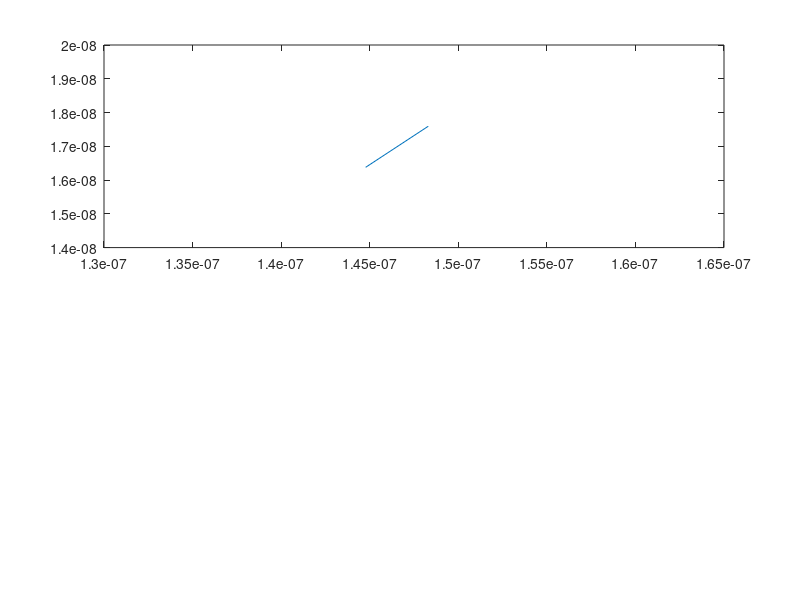

The MATLAB script that drew this image: (Note: this script raises an error after producing the figure.)
%% Assigment 1 - Monte-Carlo Modeling of Electron Transport 
% Jinseng Vanderkloot 101031534
%% Simulation 1- Basic Electron Modelling 
% Jinseng Vanderkloot 101031534
%% 
% The purpose of Simulation 1 is to place electrons randomly inside the 
% designated area. They will all have the same relative velocity but 
% travel in random directions. When they make contact with the top or 
% bottom boundary, they will "bounce" off them and travel in the opposite 
% direction. When they encounter side walls, the electron will "teleport" 
% from one side to the other to maintain the electron density in the 
% designated area. 
%% S1 Initialization of individual electron values
clc
clear all 
close all

m0 = 9.10938215e-31;            % electron mass
mn = 0.26*m0;                   % Effective mass
Temp = 300;                     % Inital Temp (K)
kb = 1.3806504e-23;             % Boltzmann constant
tmn = 0.2e-12;                  % Mean time between collision 

%% S1 vth and MFP

%Thermal Velocity (Question 1.A) 
vt=sqrt((2*kb*Temp)/mn);        % Sim in 2D so (2*kb*Temp), 3D is (3*kb*Temp)
fprintf("Thermal Velocity = %d m/s \n", vt);

% Mean free path (Velocity * minimum time between collision) (Question 1.B)
meanFreePath = vt * tmn;
fprintf("Mean free path = %d \n", meanFreePath);

%% S1 Electrons position and velocity arrays

% Plotting Area 
wArea = 200e-9;
lArea = 100e-9;

numElec = 1000;                 %Number of simulated Electrons 
numEPlot = 10;                  %Number of plotted Electrons 
dt = (lArea*wArea);             %Typically 1/100 of region size
stepsTot = 200;                 %Total amount of steps (1000 was a long simulation) 
tTot= stepsTot*dt;              %Total Simulation time 
x = zeros(1,numElec);           %Inital X matrix          
y = zeros(1,numElec);           %Inital y matrix  
vx = zeros(1,numElec);          %Inital velocity x matrix  
vy = zeros(1,numElec);          %Inital velocity y matrix
vtot = zeros(1,numElec);        %Inital velocity matrix
colors = rand(numElec,3);       %Color assignment for each electron                   


%% S1 Electron Random Assignments
for cnt = 1:numElec
    x(cnt)=rand()*wArea;
    y(cnt)=rand()*lArea;
    angle = (2*pi*rand());
    vx(cnt)=vt*cos(angle);   % velocity * random direction   
    vy(cnt)=vt*sin(angle);   % velocity * random direction
%     vtot(cnt)= sqrt (vx(cnt)^2)+(vy(cnt)^2);
end
%% S1 Main Loop 

t=0;
intCNT = 2;
eTemp(1) = Temp;
while t < tTot
    t = t + dt; 
    
    %Store old position 
    oldx = x;
    oldy = y;
    
    %Update to new position 
    x(1:numElec) = x(1:numElec) + (vx(1:numElec).*dt);
    y(1:numElec) = y(1:numElec) + (vy(1:numElec).*dt);
    
    vtot(1:numElec)= sqrt((vx(1:numElec).^2)+(vy(1:numElec).^2));
    
    %Apply boundary conditions 
    for check = 1:numElec
        %If bottom contact, bounce off in opposite direction
        if (y(check)<=0)
            y(check) = 0;
            vy(check) = -vy(check);
        end
        %If top contact, bounce off in opposite directio
        if (y(check)>=lArea)
            y(check) = lArea;
            vy(check) = -vy(check);
        end
        %if left side of box, come out right side 
        if(x(check)<=0)
           x(check) = x(check) + wArea;
        end
        %if right side of box, come out left side
        if(x(check)>=wArea)
          x(check) = x(check) - wArea;
        end
    end 

    %Plot Boundary and map some electrons
    for Eplot = 1:numEPlot
        subplot (2,1,1)
        %if the electron went out of sides and back on other side, do not
        %draw line
        if abs(oldx(Eplot)-x(Eplot))<(wArea/2)
            p = plot([oldx(Eplot),x(Eplot)],[oldy(Eplot),y(Eplot)]);
        end
        p.Color=colors(Eplot,:);
        axis([0,wArea,0,lArea]);
        title('Electron Model'), xlabel('Position (m)', 'FontSize', 10), ylabel('Position (m)', 'FontSize', 10);
        
        hold on;
    end 
    pause(0.01);
    
    %Plot Averge Temprature in the system
    subplot (2,1,2)
    Time(:,intCNT) = t;
    allT = ((vtot(:).^2).*mn)./(2*kb);
    eTemp(:,intCNT) = mean(allT);
     
    plot(Time,eTemp,"r");
    title('Averge Temp'),xlabel('Time (s)', 'FontSize', 10), ylabel('Temp (K)', 'FontSize', 10),ylim([299,301]);
    hold on;
    intCNT = intCNT +1; 

end 
%% Simulation 2 - Collisions with Mean Free Path (MFP)
% Jinseng Vanderkloot 101031534
%% 
% The purpose of this simulation is to allow the electrons to scatter as 
% if making contact with another electron. This is done by randomizing
% the velocity in x and y when a randomly generated value is less then 
% the probability of scattering. The temperature of the systems is 
% monitored over time as the velocities of the particles will undergo 
% net change. This change is over a normal distribution so the net 
% temperature should equal the set temperature The Mean free path and mean 
% time between collisions is also tracked (about the same metric but one 
% is distance and the other is time). A histogram is produced to show the 
% distribution of the velocities.
%% S2 Initialization of electron values

clc
clear all
close all 

%Initial
m0 = 9.10938215e-31;            % electron mass
mn = 0.26*m0;                   % Effective mass
Temp = 300;                     % Inital Temp (K)
kb = 1.3806504e-23;             % Boltzmann constant
tmn = 0.2e-12;                  % Mean time between collision 

% Region Area 
wArea = 200e-9;
lArea = 100e-9;

%Thermal Velocity (Question 1.A) 
vt=sqrt((2*kb*Temp)/mn);        % Sim in 2D so (2*kb*Temp), 3D is (3*kb*Temp)

%Electrons position and velocity arrays 
numElec = 1000;                 %Number of simulated Electrons 
numEPlot = 20;                  %Number of plotted Electrons 
dt = (lArea*wArea);             %Typically 1/100 of region size
stepsTot = 200;                 %Total amount of steps (1000 was a long simulation) 
tTot= stepsTot*dt;              %Total Simulation time 
x = zeros(1,numElec);           %Inital X matrix          
y = zeros(1,numElec);           %Inital y matrix  
vx = zeros(1,numElec);          %Inital velocity x matrix  
vy = zeros(1,numElec);          %Inital velocity y matrix
vtot = zeros(1,numElec);        %Inital velocity matrix
avgTemp=0;                      %Set average Temp to 0 

%Probability of Scatter 
scatOn = 1;                     %Turn Scatter on (1) or off(0)
Pscatter = 1-exp(-dt/tmn);      %Scatter Equation with tmn 
tScatter = zeros(1,numElec);    %track scatter for each particle 

%Electron Graph initial
for cnt = 1:numElec
    x(cnt)=rand()*wArea;
    y(cnt)=rand()*lArea;
    vx(cnt)=(vt/sqrt(2))*randn();  % velocity * Gaussian dist   
    vy(cnt)=(vt/sqrt(2))*randn();  % velocity * Gaussian dist 
    %Varience = sqrt(kT/m) - Do we use this? 
    vtot(cnt)= sqrt (vx(cnt)^2)+(vy(cnt)^2);
    colors= rand(numElec,3);     %Random Color for each electron 
end
%% S2 Main Loop 
t=0;
intCNT = 1; %Counter with time
while t < tTot
    t = t + dt; 
    
    %Store old position 
    oldx = x;
    oldy = y;
    
    %Update to new position 
    x(1:numElec) = x(1:numElec) + (vx(1:numElec).*dt);
    y(1:numElec) = y(1:numElec) + (vy(1:numElec).*dt);

    vtot(1:numElec)= sqrt ((vx(1:numElec).^2)+(vy(1:numElec).^2));
    
 
    for check = 1:numElec
        %Scatter 
        if scatOn==1
            if Pscatter > rand()
                vx(check)=(vt/sqrt(2))*randn();
                vy(check)=(vt/sqrt(2))*randn();
                tScatter(check)= 0; %If collision, time goes to 0
            else
                tScatter(check)= tScatter(check) + dt; %track time increaing while no collision
            end
        end

        %Apply boundary conditions 
        %If bottom contact, bounce off in opposite direction
        if (y(check)<=0)
            y(check) = 0;
            vy(check) = -vy(check);
        end
        %If top contact, bounce off in opposite directio
        if (y(check)>=lArea)
            y(check) = lArea;
            vy(check) = -vy(check);
        end
        %if left side of box, come out right side 
        if(x(check)<=0)
           x(check) = x(check) + wArea;
        end
        %if right side of box, come out left side
        if(x(check)>=wArea)
          x(check) = x(check) - wArea;
        end
    end 

    %Plot Boundary and map some electrons
    for Eplot = 1:numEPlot
        figure(1)
        subplot (3,1,1)
        %if the electron went out of sides and back on other side, do not
        %draw line
        if abs(oldx(Eplot)-x(Eplot))<(wArea/2)
            p = plot([oldx(Eplot),x(Eplot)],[oldy(Eplot),y(Eplot)]);
        end
        p.Color=colors(Eplot,:);
        axis([0,wArea,0,lArea]);
        title('Electron Model'), xlabel('Position (m)', 'FontSize', 10), ylabel('Position (m)', 'FontSize', 10);
        
        hold on;
    end 
    pause(0.01);
    
    %Calc Average Temp for all t and Plot 
    subplot (3,1,2)
    Time(:,intCNT) = t;
    allT = ((vtot(:).^2).*mn)./(2*kb);
    avgTemp(:,intCNT) = mean(allT);
     
    plot(Time,avgTemp,"r");
    title('Averge Temp'),xlabel('Time (s)', 'FontSize', 10), ylabel('Temp (K)', 'FontSize', 10), ylim([250,350]); 
    hold on;
    intCNT = intCNT +1; 
    
    %Histogram of velocities over time 
    if intCNT > (stepsTot-5)
        subplot(3,3,7)
        histogram([vtot(:)],30)
        title('Velocity Histgram'),xlabel('Velocity (m/s)', 'FontSize', 10), ylabel('Number of Particles', 'FontSize', 10);
    end

    %Mean time between collision  
    Time(:,intCNT) = t;
    allScat(:,intCNT) = mean(tScatter(tScatter>0));
    subplot(3,3,8)
    plot(Time,allScat,'r');
    title('Mean Time between Collision'),xlabel('Time (s)', 'FontSize', 10), ylabel('Time(s)', 'FontSize', 10);
    hold on;
   
    %Mean Free Path over time 
    Time(:,intCNT) = t;
    mfp(:,intCNT) = mean(tScatter(tScatter>0))*mean(vtot(tScatter>0));
    subplot(3,3,9)
    plot(Time,mfp,'r');
    title('Mean Free Path '),xlabel('Time (s)', 'FontSize', 10), ylabel('Distance(m)', 'FontSize', 10);
    hold on;
    
end 

%% 
% From the results, the average temprature remains the same over time 
% because the xy velocities of a single electron is randomized over a 
% normal distribution therefore the average velocity and temprature over 
% all electron will be around the same values set (300K and 1.87e-5 m/s)
%% 
% The average mean free path over time increases to the appriximate value 
% calculated in Simulation 1 of 3.74e-8.The mean time between collision 
% is about the same value as set for the probability of scattering as 
% tmn = 0.2e-12. 
%% Simulation 3 - Enhancements  
% Jinseng Vanderkloot 101031534
%% 
% Simulation 3 adds solid blocks into the area and the electons will 
% "bounce" off the walls when making contact. The electrons will continue 
% to scatter. There should be some type of re-thermalization for the 
% electrons which make contact with the boxes so a value is added to 
% reduce the velocity therefore reducing temprature when contact is make 
% (vloss). An electron density map and temprature map is displayed. (Some 
% inital values may be changed to reduce simulation time. To improve in 
% the future, use linear indexing). Some bleeding or error does exsist 
% looking at the density map. 
%% S3 Initialization of electron values

clc
clear all
close all 

%Initial
m0 = 9.10938215e-31;            % electron mass
mn = 0.26*m0;                   % Effective mass
Temp = 300;                     % Inital Temp (K)
kb = 1.3806504e-23;             % Boltzmann constant
tmn = 0.2e-12;                  % Mean time between collision 

% Region Area 
wArea = 200e-9;
lArea = 100e-9;

%Thermal Velocity (Question 1.A) 
vt=sqrt((2*kb*Temp)/mn);        % Sim in 2D so (2*kb*Temp), 3D is (3*kb*Temp)

%Electron motion 
numElec = 1000;                  %Number of simulated Electrons 
numEPlot = 40;                  %Number of plotted Electrons 
dt = (lArea*wArea);           %Typically 1/100 of region size
stepsTot = 100;                 %Total amount of steps (1000 was a long simulation) 
tTot= stepsTot*dt;              %Total Simulation time 
x = zeros(1,numElec);           %Inital X matrix          
y = zeros(1,numElec);           %Inital y matrix  
vx = zeros(1,numElec);          %Inital velocity x matrix  
vy = zeros(1,numElec);          %Inital velocity y matrix
vtot = zeros(1,numElec);        %Inital velocity matrix

%Probability of Scatter 
scatOn = 1;                     %Turn Scatter on (1) or off(0)
Pscatter = 1-exp(-dt/tmn);      %Scatter Equation 
tScatter = zeros(1,numElec);

%Bottle Neck Boundary reduced to prevent bleeding 
% X limit (no particle between X1 and X2 - Cosider Y limits) 
boxX1=80e-9;
boxX2=120e-9;
% Y Limit (no particles between 0 and Y1 and Y2 to Y limit) 
boxY1 = 40e-9;
boxY2 = 60e-9;


%Electron Graph 
for cnt = 1:numElec
    x(cnt)=rand()*wArea;
    y(cnt)=rand()*lArea;
    %If the electrons are place in the box, re-roll position
    while (x(cnt)>=boxX1 && x(cnt)<=boxX2 && (y(cnt)<=boxY1 || y(cnt>=boxY2))) %Relocate them if in boundary
        x(cnt)=rand()*wArea;
        y(cnt)=rand()*lArea;
    end
    vx(cnt)=(vt/sqrt(2))*randn();  % velocity * Gaussian dist   
    vy(cnt)=(vt/sqrt(2))*randn();  % velocity * Gaussian dist 
    %Varience = sqrt(kT/m) - Do we use this? 
    vtot(cnt)= sqrt (vx(cnt)^2)+(vy(cnt)^2);
    colors= rand(numElec,3);
end

%Boundary Energy/Velocity loss coefficient (reduction in velocity =
%reduction in temprature) 
vloss = 0.95; 
%% S3 Main Loop 
t=0;
while t < tTot
    t = t + dt; 
    
    %Store old position 
    oldx = x;
    oldy = y;
    
    %Update to new position 
    x(1:numElec) = x(1:numElec) + (vx(1:numElec).*dt);
    y(1:numElec) = y(1:numElec) + (vy(1:numElec).*dt);
    
    vtot(1:numElec)= sqrt ((vx(1:numElec).^2)+(vy(1:numElec).^2));

    for check = 1:numElec
        %Scatter 
        if scatOn==1
            if Pscatter > rand()
                vx(check)=(vt/sqrt(2))*randn();
                vy(check)=(vt/sqrt(2))*randn();
                tScatter(check)= 0; %If collision, time goes to 0
            else
                tScatter(check)= tScatter(check) + dt; %track time increaing while no collision
            end
        end

        %Apply Boundary Conditions 
        %If bottom contact, bounce off in opposite direction
        if (y(check)<=0)
            y(check) = 0;
            vy(check) = -vy(check);
        end
        %If top contact, bounce off in opposite directio
        if (y(check)>=lArea)
            y(check) = lArea;
            vy(check) = -vy(check);
        end
        %if left side of box, come out right side 
        if(x(check)<=0)
           x(check) = 0;
           vx(check) = -vx(check);
        end
        %if right side of box, come out left side
        if(x(check)>=wArea)
           x(check) = wArea;
           vx(check) = -vx(check);
        end

        %Apply bottle neck conditions 
        %If contact on left walls of boundary (not in Gap)
        if (oldx(check)<boxX1 && x(check)>=boxX1 && (y(check)<= boxY1 || y(check)>= boxY2))
            x(check)=boxX1;
            vx(check) = -(vx(check)*vloss); 
        end
        %If contact on right walls of boundary (not in Gap)
        if (oldx(check)>boxX2 && x(check)<=boxX2 && (y(check)<= boxY1 || y(check)>= boxY2))
            x(check)=boxX2;
            vx(check) = -(vx(check)*vloss); 
        end
        %If contact with bottom boundary in gap
        if (x(check)>boxX1 && x(check)< boxX2 && oldy(check)>boxY1 && y(check)<= boxY1)
            y(check)= boxY1;
            vy(check) = -(vy(check)*vloss); 
        end
        %If contact with top boundary in gap 
        if (x(check)>boxX1 && x(check)< boxX2 && oldy(check)<boxY2 && y(check)>=boxY2)
            y(check)=boxY2;
            vy(check) = -(vy(check)*vloss); 
        end
    end 

    %Plot Boundary and map some electrons
    for Eplot = 1:numEPlot
        figure(1)
        subplot (2,1,1)
        %if the electron went out of sides and back on other side, do not
        %draw line
        if abs(oldx(Eplot)-x(Eplot))<(wArea/2)
            p = plot([oldx(Eplot),x(Eplot)],[oldy(Eplot),y(Eplot)]);
        end
        rectangle('Position',[boxX1 0 (boxX2-boxX1) boxY1],'FaceColor',[0 0 0])
        rectangle('Position',[boxX1 boxY2 (boxX2-boxX1) (lArea-boxY2)],'FaceColor',[0 0 0])
        p.Color=colors(Eplot,:);
        axis([0,wArea,0,lArea]);
        title('Electron Model'), xlabel('Position (m)', 'FontSize', 10), ylabel('Position (m)', 'FontSize', 10);
        
        hold on;
    end 
    %Electron Density Map 
    eMapX=linspace(0, wArea, 100);
    eMapY=linspace(0, lArea, 50);
    EDM=histcounts2(y,x,eMapY,eMapX);
    subplot(2,2,3)
    imagesc(eMapY,eMapX,EDM),colorbar,title('Electron Density Map');
    
    %Electron Temprature Map 
    allT = ((vtot(:).^2).*mn)./(2*kb);
    xv = linspace(min(x), max(x),100);
    yv = linspace(min(y), max(y),50);
    [X,Y] = meshgrid(xv,yv);
    ETM=griddata(x,y,allT,X,Y);
    subplot(2,2,4);
    imagesc(xv,yv,ETM),colorbar,title("Temprature Map")
    axis([0, wArea, 0 lArea]);
    
end 
%% Simulation 4 - Enhancements - Injection
% JinsengVanderkloot - 101031534
%% 
% Simulation 4 has the electrons injected from one point and another box 
% is added compared to simulation 3. The injection is done from the left 
% side of the area. The velocity from injection point is influenced to 
% travel in the right direction towards the gap (as if forceing them into 
% the material). Once they are injected, they continue to scatter.
% (Some value are changed or reduced to decrease simulation times)
%% S4 Initialization of individual electron values
clc
clear all 
close all

m0 = 9.10938215e-31;            % electron mass
mn = 0.26*m0;                   % Effective mass
Temp = 300;                     % Inital Temp (K)
kb = 1.3806504e-23;             % Boltzmann constant
tmn = 0.2e-12;                  % Mean time between collision 

% Region Area 
wArea = 200e-9;
lArea = 100e-9;

%Thermal Velocity (Question 1.A) 
vt=sqrt((2*kb*Temp)/mn);        % Sim in 2D so (2*kb*Temp), 3D is (3*kb*Temp)
%% S4 Electrons position and velocity arrays
numElec = 55;                   %Number of simulated Electrons 
numEPlot = 55;                  %Number of plotted Electrons 
dt = (lArea*wArea);             %Typically 1/100 of region size
stepsTot = 130;                 %Total amount of steps (1000 was a long simulation) 
tTot= stepsTot*dt;              %Total Simulation time 
x = zeros(1,numElec);           %Inital X matrix          
y = zeros(1,numElec);           %Inital y matrix  
vx = zeros(1,numElec);          %Inital velocity x matrix  
vy = zeros(1,numElec);          %Inital velocity y matrix
vtot = zeros(1,numElec);        %Inital velocity matrix
avgTemp=0;                      %Set average Temp to 0 

%Electron color assignment
for cnt = 1:numElec
    colors= rand(numElec,3);
    y(cnt) = 50e-9;
end

%Probability of Scatter 
scatOn = 1;                     %Turn Scatter on (1) or off(0)
Pscatter = 1-exp(-dt/tmn);      %Scatter Equation 
tScatter = zeros(1,numElec);
%% S4 Bottle Neck Boundary 
% X limit (no particle between X1 and X2 - Cosider Y limits) 
boxX1=80e-9;
boxX2=120e-9;
% Y Limit (no particles between 0 and Y1 and Y2 to Y limit) 
boxY1 = 40e-9;
boxY2 = 60e-9;

%New Box
boxX3 = 150e-9;
boxX4 = 170e-9;
boxY3 = 40e-9;
boxY4 = 60e-9;

%Boundary Energy/Velocity loss coefficient, when hitting wall, increase
%velocity = increase temp, decrease velocity = decrease temp
vloss = 0.95; 
%% S4 Main loop 
t=0;
intCNT = 1; %Counter with time
while t < tTot
    t = t + dt; 
    
    %Store old position 
    oldx = x;
    oldy = y;
    
    %Inject one elctron for each loop iteration
    if intCNT <= numElec
        %Add a velocity for injected electron but have it dominate in the y
        %direction to go towards the gap 
        vx(intCNT)=0.9*(vt/sqrt(2))*abs(randn());  % velocity * Gaussian dist 
        vy(intCNT)=0.1*(vt/sqrt(2))*randn();  % velocity * Gaussian dist 
        vtot(intCNT)= sqrt (vx(intCNT)^2)+(vy(intCNT)^2);
    end 

    %Update to new position 
    x(1:numElec) = x(1:numElec) + (vx(1:numElec).*dt);
    y(1:numElec) = y(1:numElec) + (vy(1:numElec).*dt);  
    vtot(1:numElec)= sqrt ((vx(1:numElec).^2)+(vy(1:numElec).^2));
   
    for check = 1:numElec
        %Scatter 
        if scatOn==1
            if Pscatter > rand()
                if vx ~= 0
                vx(check)=(vt/sqrt(2))*randn();
                vy(check)=(vt/sqrt(2))*randn();
                end
            end
        end

        %Apply Boundary Conditions
        %If bottom contact, bounce off in opposite direction
        if (y(check)<=0)
            y(check) = 0;
            vy(check) = -vy(check);
        end
        %If top contact, bounce off in opposite directio
        if (y(check)>=lArea)
            y(check) = lArea;
            vy(check) = -vy(check);
        end
        %if left side of box, come out right side 
        if(x(check)<=0)
           x(check) = 0;
           vx(check) = -vx(check);
        end
        %if right side of box, come out left side
        if(x(check)>=wArea)
           x(check) = wArea;
           vx(check) = -vx(check);
        end

        %Apply bottle neck conditions 
        %If contact on left walls of boundary (not in Gap)
        if (oldx(check)<boxX1 && x(check)>=boxX1 && (y(check)<= boxY1 || y(check)>= boxY2))
            x(check)=boxX1;
            vx(check) = -(vx(check)*vloss); 
        end
        %If contact on right walls of boundary (not in Gap)
        if (oldx(check)>boxX2 && x(check)<=boxX2 && (y(check)<= boxY1 || y(check)>= boxY2))
            x(check)=boxX2;
            vx(check) = -(vx(check)*vloss); 
        end
        %If contact with bottom boundary in gap
        if (x(check)>boxX1 && x(check)< boxX2 && oldy(check)>boxY1 && y(check)<= boxY1)
            y(check)= boxY1;
            vy(check) = -(vy(check)*vloss); 
        end
        %If contact with top boundary in gap 
        if (x(check)>boxX1 && x(check)< boxX2 && oldy(check)<boxY2 && y(check)>=boxY2)
            y(check)=boxY2;
            vy(check) = -(vy(check)*vloss); 
        end

        %Apply bottle neck conditions for new box 
        %If contact with left wall 
        if (oldx(check)<boxX3 && x(check)>=boxX3 && y(check)>= boxY3 && y(check)<= boxY4)
            x(check)=boxX3;
            vx(check) = -(vx(check)*vloss); 
        end
        %If contact on right walls of boundary
        if (oldx(check)>boxX4 && x(check)<=boxX4 && y(check)>= boxY3 && y(check)<= boxY4)
            x(check)=boxX4;
            vx(check) = -(vx(check)*vloss); 
        end
        %If contact with bottom boundary in gap
        if (x(check)>boxX3 && x(check)< boxX4 && oldy(check)>boxY4 && y(check)<= boxY4)
            y(check)= boxY4;
            vy(check) = -(vy(check)*vloss); 
        end
        %If contact with top boundary in gap 
        if (x(check)>boxX3 && x(check)< boxX4 && oldy(check)<boxY3 && y(check)>=boxY3)
            y(check)=boxY3;
            vy(check) = -(vy(check)*vloss); 
        end
    end 

    %Plot Boundary and map some electrons
    for Eplot = 1:numEPlot
        figure(1)
        %if the electron went out of sides and back on other side, do not
        %draw line
        if abs(oldx(Eplot)-x(Eplot))<(wArea/2)
            p = plot([oldx(Eplot),x(Eplot)],[oldy(Eplot),y(Eplot)]);
        end
        rectangle('Position',[boxX1 0 (boxX2-boxX1) boxY1],'FaceColor',[0 0 0])
        rectangle('Position',[boxX1 boxY2 (boxX2-boxX1) (lArea-boxY2)],'FaceColor',[0 0 0])
        rectangle('Position',[boxX3 boxY3 (boxX4-boxX3) (boxY4-boxY3)],'FaceColor',[0 0 0])
        p.Color=colors(Eplot,:);
        axis([0,wArea,0,lArea]);
        title('Electron Model'), xlabel('Position (m)', 'FontSize', 10), ylabel('Position (m)', 'FontSize', 10);
        hold on;
    end     
    intCNT = intCNT + 1; 
 
end 

